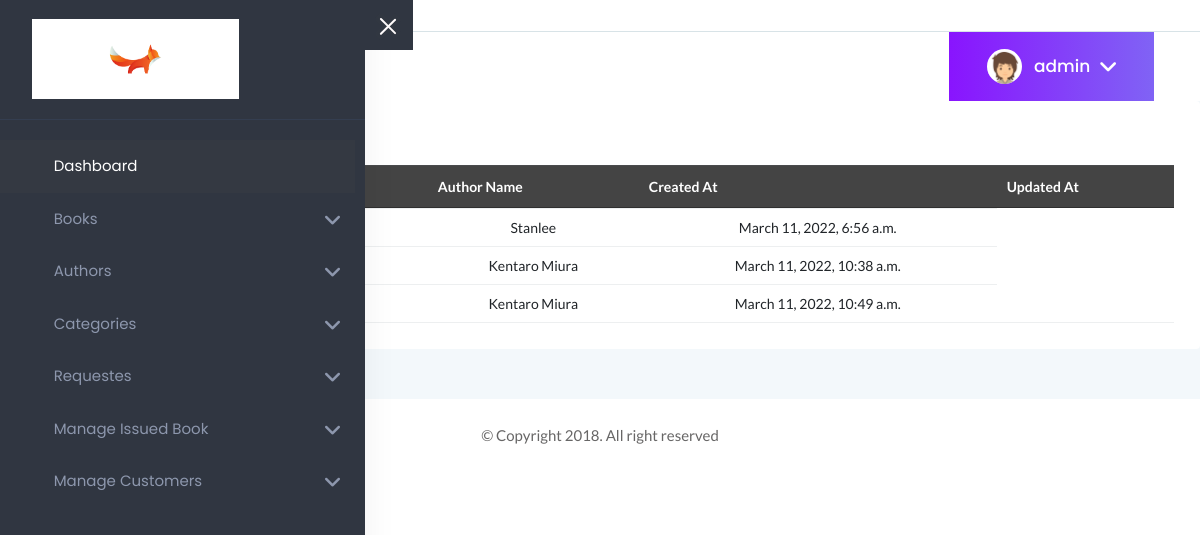
Page /view/authors (signed in) on the earlier database version.
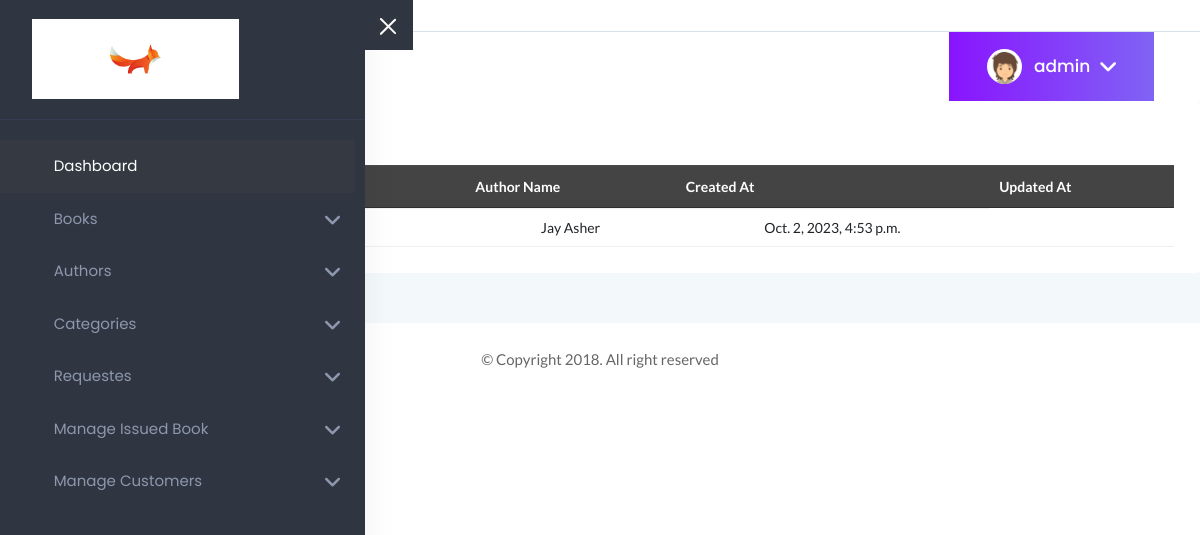
Same page on the later database version.
### home/models.py (models this page shows, shortened)
class CustomUser(AbstractUser):
    USER ={
        (1,'ADMIN'),
        (2,'CUSTOMER'),
    }
    user_type = models.CharField(choices=USER,max_length=50,default=1)
    profile_pic = models.ImageField(upload_to='uploads/profile_pic/')

class Book(models.Model):
    book_name = models.CharField(max_length=100,null=True)
    book_isbn = models.PositiveIntegerField()
    publisher = models.ForeignKey(BookAuthor, on_delete=models.CASCADE,null=True)
    text = models.ForeignKey(BookLanguage, on_delete=models.CASCADE,null=True)
    publication_date = models.DateField(auto_now=False,null=True)
    book_reading_age = models.CharField(max_length=100,null=True)
    book_weight = models.CharField(max_length=100,null=True)
    book_dimensions = models.CharField(max_length=100,null=True)
    book_origin = models.CharField(max_length=50,null=True)
    category = models.ForeignKey(BookCategory, null=True, blank=True,on_delete=models.CASCADE)
    book_status = models.BooleanField(default= True)
    book_description = models.CharField(max_length=250, null=True)
    book_image = models.ImageField(upload_to = 'uploads/book-cover-images/',null=True,default="static/images/default-img.png")
    book_volume = models.CharField(max_length=50,null=True)

class BookAuthor(models.Model):
    author_name = models.CharField(max_length = 50,null=True)
    created_at = models.DateTimeField(auto_now_add = True)
    updated_at = models.DateTimeField(auto_now_add=True)

### home/views.py (the view)
# urls.py: path("view/authors",VIEWAUTHORS,name="viewauthor"),
@login_required(login_url = 'login')
def VIEWAUTHORS(request):
    books = Book.objects.all()
    context ={
        'books':books
    }
    return render(request,'admin/authors_list.html',context)

### templates/admin/authors_list.html (shortened to what this page needs)
{% extends "admin/admin_dashboard.html" %}
{% load static %}
{% block css %}
  <link rel="stylesheet" href="https://cdn.datatables.net/1.11.4/css/jquery.dataTables.min.css">
  <link rel="stylesheet" href="https://cdnjs.cloudflare.com/ajax/libs/font-awesome/6.0.0/css/all.min.css">
{% endblock css %}
{% block body %}
    <div class="row">
        <div class="card" style="width: 100%;">
            <div class="card-body">
                <h4 class="header-title">Data Table Dark</h4>
                <div class="data-tables datatable-dark">
                    <table id="dataTable3" class="text-center">
                        <thead class="text-capitalize">
                            <tr>
                                <th> Book Name</th>
                                <th> Book Volume</th>
                                <th> Author Name</th>
                                <th> Created At</th>
                                <th> Updated At</th>
                            </tr>
                        </thead>
                        <tbody>
                            {% for book in books %}
                            <tr>
                                <td>{{book.book_name}}</td>
                                <td>{{book.book_volume}}</td>
                                <td>{{book.publisher.author_name}}</td>
                                <td>{{book.publisher.updated_at}}</td>
                            </tr>
                            {% endfor %}
                        </tbody>
                    </table>
                </div>
            </div>
        </div>
    </div>
{% endblock body %}

### templates/admin/admin_dashboard.html (shortened to what this page needs)
<!doctype html>
<html class="no-js" lang="en">
{% load static %}
<head>
    <link rel="stylesheet" href="{% static 'assets/css/bootstrap.min.css' %}">
    <link rel="stylesheet" href="{% static 'assets/css/font-awesome.min.css' %}">
    <link rel="stylesheet" href="{% static 'assets/css/themify-icons.css' %}">
    <link rel="stylesheet" href="{% static 'assets/css/metisMenu.css' %}">
    <link rel="stylesheet" href="{% static 'assets/css/owl.carousel.min.css' %}">
    <link rel="stylesheet" href="{% static 'assets/css/slicknav.min.css' %}">
    <link rel="stylesheet" href="https://www.amcharts.com/lib/3/plugins/export/export.css" type="text/css" media="all" />
    <link href="https://unpkg.com/cirrus-ui" type="text/css" rel="stylesheet"/>
    <link rel="stylesheet"href="https://use.fontawesome.com/releases/v5.8.1/css/all.css"crossorigin="anonymous"/>
    <link rel="stylesheet" href="https://cdnjs.cloudflare.com/ajax/libs/font-awesome/6.0.0/css/all.min.css">
    <link rel="stylesheet" href="{% static 'assets/css/typography.css' %}">
    <link rel="stylesheet" href="{% static 'assets/css/default-css.css' %}">
    <link rel="stylesheet" href="{% static 'assets/css/styles.css' %}">
    <link rel="stylesheet" href="{% static 'assets/css/responsive.css' %}">
    {% block css %} {% endblock css %}
</head>
<body>
    <div class="page-container">
        {% include "admin/sidebar.html" %}
        <div class="main-content">
            <div class="header-area">
                {% include "admin/header.html" %}
            </div>
            <div class="page-title-area">
                {% include "admin/title_profile.html" %}
            </div>
            <div class="main-content-inner">
                {% block body %}
                {% endblock body %}
            </div>
        </div>
        <footer>
            <div class="footer-area">
                <p>© Copyright 2018. All right reserved </p>
            </div>
        </footer>
    </div>
</body>
</html>

### templates/admin/sidebar.html (shortened to what this page needs)
{% load static %}
<div class="sidebar-menu">
    <div class="sidebar-header">
        <div class="logo">
            <a href="{% url 'dashboardadmin' %}"><img src="{% static 'img/dshlogo.png' %}" alt="logo" style="max-width: 175%; height: 10vh;"></a>
        </div>
    </div>
    <div class="main-menu">
        <div class="menu-inner">
            <nav>
                <ul class="metismenu" id="menu">
                    <li class="active">
                        <a href="{% url 'dashboardadmin' %}" aria-expanded="true"><i class="ti-dashboard"></i><span>dashboard</span></a>
                    </li>
                    <li>
                        <a href="javascript:void(0)" aria-expanded="true"><i class="ti-pie-chart"></i><span>Books</span></a>
                    </li>
                    <li>
                        <a href="javascript:void(0)" aria-expanded="true"><i class="ti-pie-chart"></i><span>Authors</span></a>
                    </li>
                    <li>
                        <a href="javascript:void(0)" aria-expanded="true"><i class="ti-pie-chart"></i><span>Categories</span></a>
                    </li>
                    <li>
                        <a href="javascript:void(0)" aria-expanded="true"><i class="ti-pie-chart"></i><span>Requestes</span></a>
                    </li>
                    <li>
                        <a href="javascript:void(0)" aria-expanded="true"><i class="ti-pie-chart"></i><span>Manage Issued Book</span></a>
                    </li>
                    <li>
                        <a href="javascript:void(0)" aria-expanded="true"><i class="ti-pie-chart"></i><span>Manage Customers</span></a>
                    </li>
                </ul>
            </nav>
        </div>
    </div>
</div>

### templates/admin/header.html (shortened to what this page needs)
{% load static %}
<div class="row align-items-center">
    <div class="col-md-6 col-sm-8 clearfix">
        <div class="nav-btn pull-left">
            <span> </span>
        </div>
    </div>
    <div class="col-md-6 col-sm-4 clearfix">
    </div>
</div>

### templates/admin/title_profile.html (shortened to what this page needs)
{% load static %}
<div class="row align-items-center">
    <div class="col-sm-6">
        <div class="breadcrumbs-area clearfix">
            <h4 class="page-title pull-left">Dashboard</h4>
            <ul class="breadcrumbs pull-left">
                <li><a href="{% url 'dashboardadmin' %}">Home</a></li>
                <li><span>Dashboard</span></li>
            </ul>
        </div>
    </div>
    <div class="col-sm-6 clearfix">
        <div class="user-profile pull-right mr-3">
            <img class="avatar user-thumb" src="{% static 'assets/images/author/avatar.png' %}" alt="avatar">
            <h4 class="user-name dropdown-toggle" data-toggle="dropdown">{{user}}<i class="fa fa-angle-down"></i></h4>
        </div>
    </div>
</div>

### static/assets/css/default-css.css (style rules this page uses)
* { margin: 0; padding: 0; box-sizing: border-box; }
*, *:before, *:after { -moz-box-sizing: border-box; -webkit-box-sizing: border-box; box-sizing: border-box; }
html { -webkit-font-smoothing: antialiased; }
body { background: #fff; font-weight: normal; -webkit-font-smoothing: antialiased; -webkit-text-size-adjust: 100%; }
:root { --primary-color: #4336FB; }

Differences in the rows shown:
removed Book: publisher.author_name "Kentaro Miura", publisher.updated_at "March 11, 2022, 10:38 a.m."
removed Book: publisher.author_name "Kentaro Miura", publisher.updated_at "March 11, 2022, 10:49 a.m."
changed Book: publisher.author_name "Stanlee" → "Jay Asher"; publisher.updated_at "March 11, 2022, 6:56 a.m." → "Oct. 2, 2023, 4:53 p.m."
